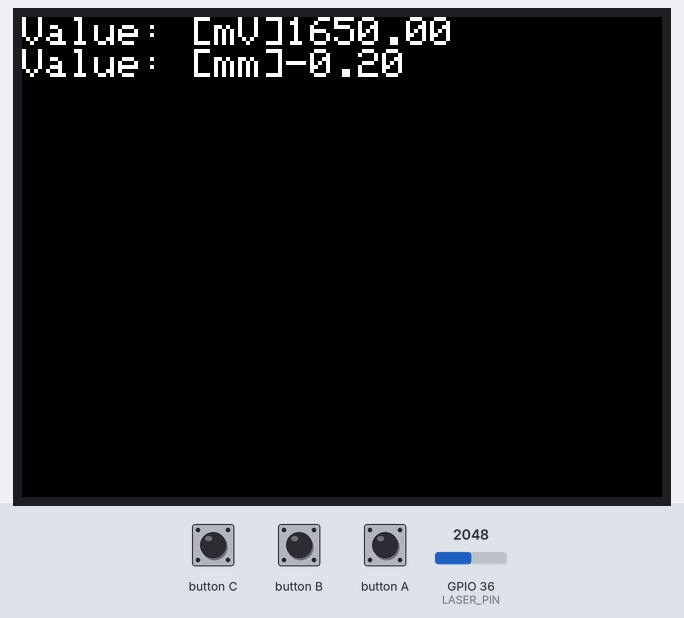
This program was run on a simulated ESP32. Shown: 320×240 colour display. The inputs (shaded band) are chosen by the test bench; at power-on: GPIO 36 (LASER_PIN) = 2048.

Above: at 1.3 s.
1.4 s: GPIO 36 (LASER_PIN) set to 2866
At 1.48 s:
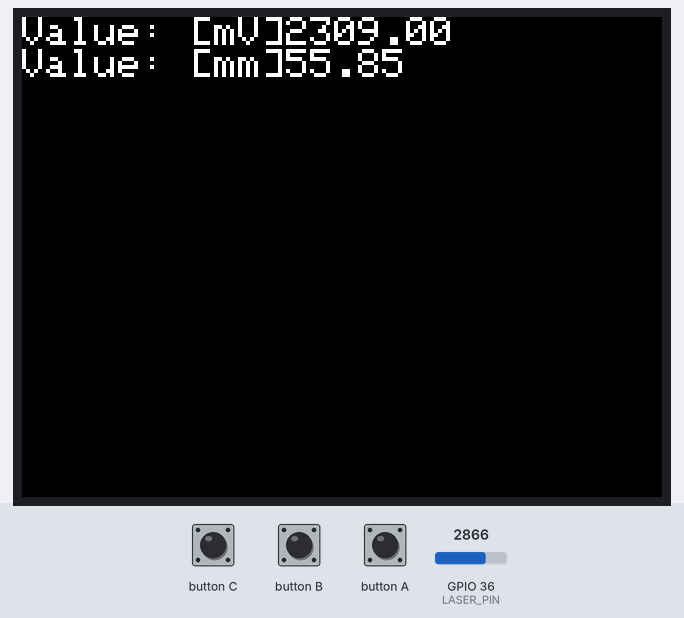
3.5 s: GPIO 36 (LASER_PIN) set to 3603
At 3.65 s:
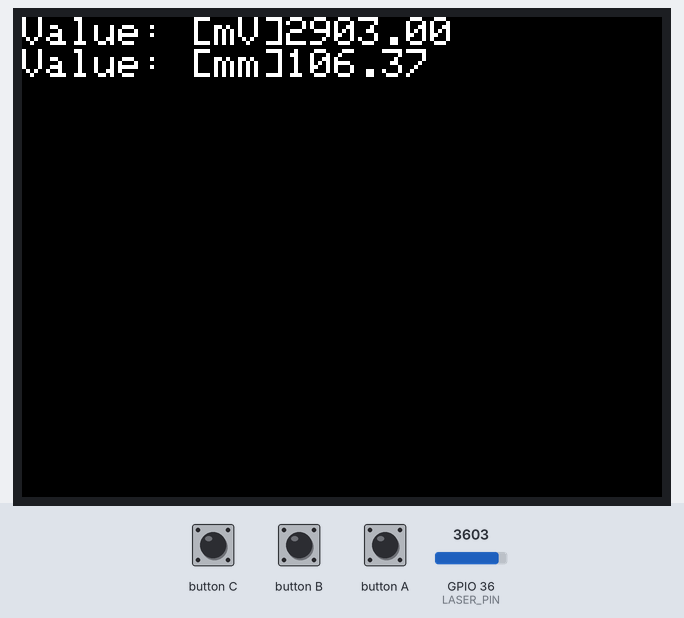
5.1 s: GPIO 36 (LASER_PIN) set to 10
At 5.22 s:
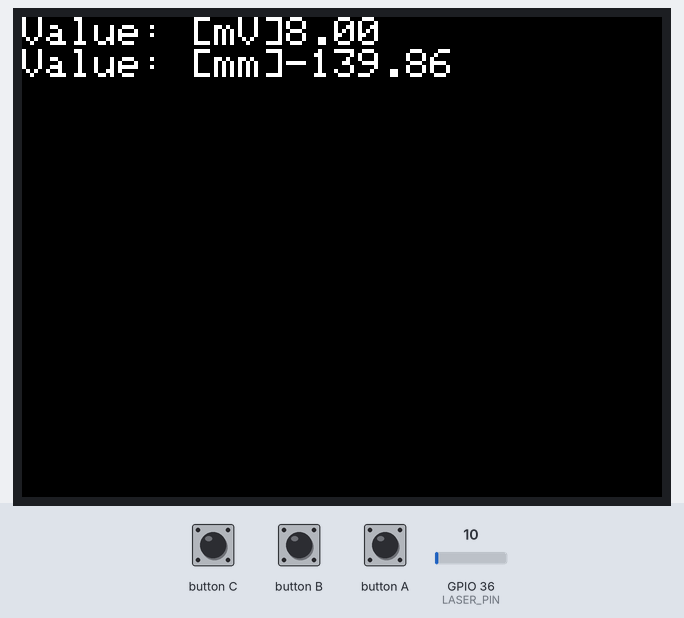

The program:

main.cpp
```cpp
#include <M5Stack.h>

// Laser analog read setup
#define LASER_PIN 36
unsigned long int laser_val_raw,laser_val_raw_;
float laser_val_raw_ave;
float laser_val;

void setup() {
  M5.begin();
  M5.Power.begin();

  //Laser analog read
  pinMode(LASER_PIN, INPUT);

}

void loop() {
  M5.update();
  M5.Lcd.clear();
  laser_val_raw_ = 0;
  for (int i=0;i<50;i++){
    M5.update();
    laser_val_raw = analogReadMilliVolts(LASER_PIN);
    laser_val_raw_ += laser_val_raw;
    delay(1);
  }
  laser_val_raw_ave = laser_val_raw_ / 50;
  laser_val = (0.085054 * laser_val_raw_ave) - 140.543987;
  M5.Lcd.setTextSize(2);
  M5.Lcd.setCursor(0,0);
  M5.Lcd.print("Value: [mV]");
  M5.Lcd.println(laser_val_raw_ave);
  M5.Lcd.print("Value: [mm]");
  M5.Lcd.println(laser_val);
  delay(50);
}
```

Measured:
- after the input at 1.4 s, the display: changes after 0.08 s (image 1)
- after the input at 3.5 s, the display: changes after 0.14 s (image 2)
- after the input at 5.1 s, the display: changes after 0.12 s (image 3)
